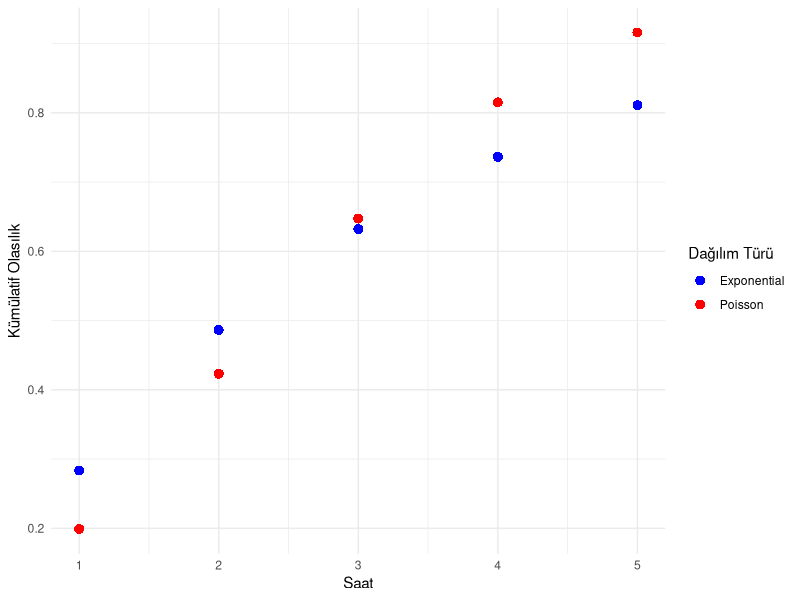

Generate this figure with R:
library(ggplot2)

# Saatleri tanımla
saatler <- 1:5

# Lambda değeri (ortalama 3 saatte bir olayın olması bekleniyor)
lambda <- 3

# Her bir saatteki olasılıkları hesapla
prob_e <- pexp(saatler, rate = 1/lambda)  # Exponential dağılım ile hesaplama
prob_p <- ppois(saatler, lambda)          # Poisson dağılımı ile hesaplama

# Verileri bir veri çerçevesine yerleştir
df <- data.frame(Saat = saatler, prob_e = prob_e, prob_p = prob_p)

# Veri çerçevesini yazdır
print(df)

# Verileri nokta olarak görselleştir
ggplot(df, aes(x = Saat)) +
  geom_point(aes(y = prob_e, color = "Exponential"), size = 3, shape = 16) +
  geom_point(aes(y = prob_p, color = "Poisson"), size = 3, shape = 16) +
  scale_color_manual(values = c("Exponential" = "blue", "Poisson" = "red")) +
  labs(x = "Saat", y = "Kümülatif Olasılık", color = "Dağılım Türü") +
  theme_minimal()

